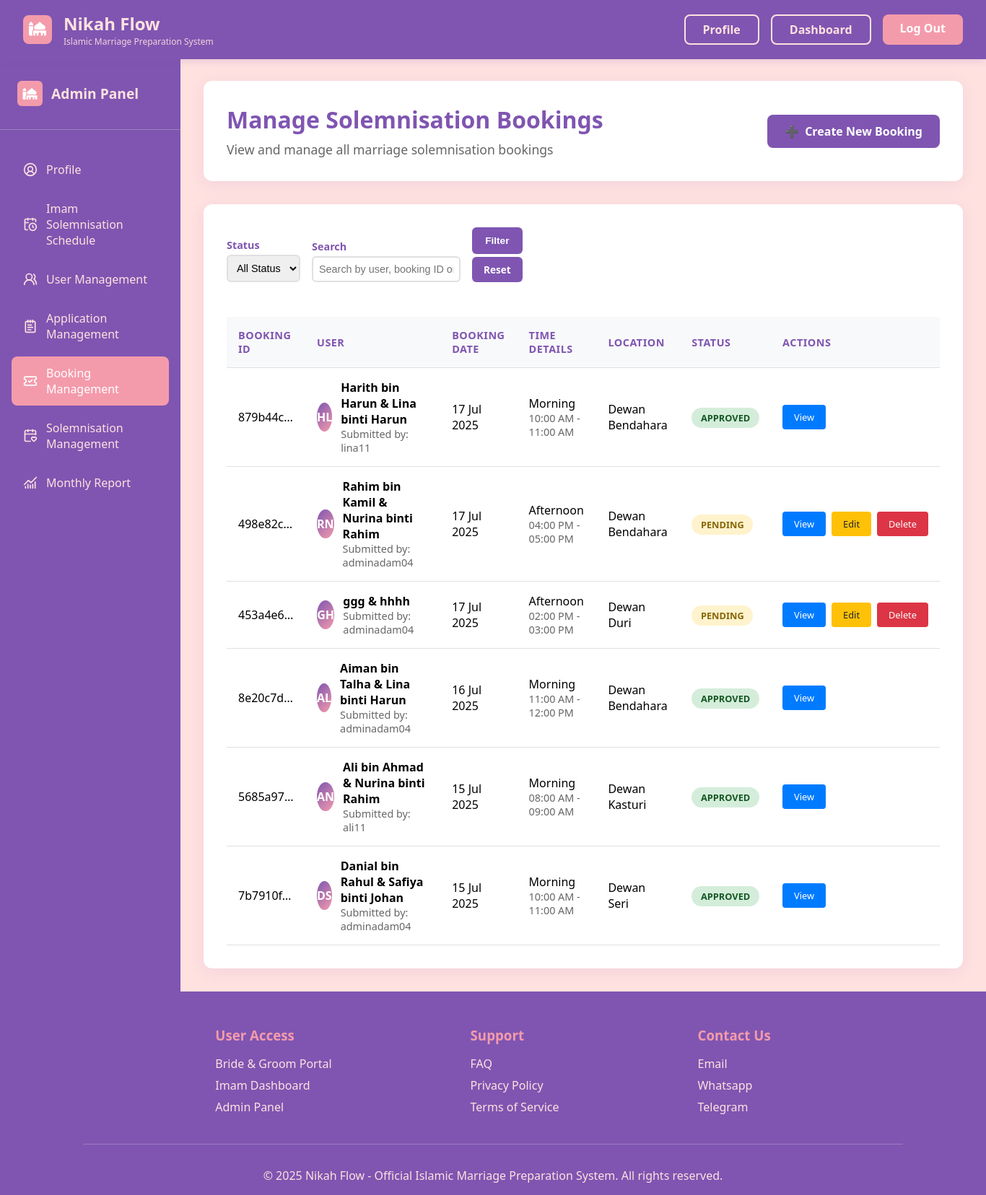
Screenshot of /homepage/admin/solemnnisation-booking/ (signed in) with the database file from the repository.
### NikahFlow/models.py (models this page shows, shortened)
class SolemnisationBooking(models.Model):
    user = models.ForeignKey(
        User,
        on_delete=models.CASCADE,
        related_name='bookings',
        null=True
    )
    groom_name = models.CharField(max_length=100, blank=True, null=True)
    bride_name = models.CharField(max_length=100, blank=True, null=True)
    booking_id = models.UUIDField(primary_key=True, default=uuid.uuid4, editable=False)
    created_at = models.DateTimeField(auto_now_add=True)
    updated_at = models.DateTimeField(auto_now=True)
    remarks = models.TextField(blank=True, null=True)
    status = models.CharField(max_length=20, default='PENDING', choices=[
        ('PENDING', 'Pending'),
        ('APPROVED', 'Approved'),
        ('REJECTED', 'Rejected'),
    ])
    booking_date = models.DateField()
    time_slot = models.CharField(max_length=20)
    start_time = models.TimeField()
    end_time = models.TimeField()
    location = models.CharField(max_length=255)
    notes = models.TextField(blank=True, null=True)

class User(models.Model):
    ROLE_CHOICES = [
        ('bridegroom', 'Bride/Groom'),
        ('imam', 'Assistant Registrar'),
        ('adminchairman', 'Admin Chairman'),
    ]
    id_number = models.CharField(max_length=14,unique=True)
    role = models.CharField(max_length=30, choices=ROLE_CHOICES)
    email = models.EmailField(unique=True)
    username = models.CharField(max_length=150, unique=True)
    fullname = models.CharField(max_length=150)
    phone_number = models.CharField(max_length=20)
    password = models.CharField(max_length=128)
    status = models.CharField(max_length=20, default='Active')
    created_at = models.DateTimeField(auto_now_add=True)
    userid = models.CharField(max_length=50, null=True, blank=True)
    remarks = models.CharField(max_length=100)

### NikahFlow/views.py (the view, shortened to what this page needs)
# urls.py: path('admin/solemnnisation-booking/', views.manage_bookings, name='booking_management'),
def manage_bookings(request):
    if not request.session.get('user_id') or request.session.get('user_role') != 'adminchairman':
        return redirect('signin')
    status_filter = request.GET.get('status', '')
    search_query = request.GET.get('search', '')
    bookings = SolemnisationBooking.objects.all().select_related('user').order_by('-updated_at')
    if status_filter:
        bookings = bookings.filter(status=status_filter)
    context = {
        'bookings': bookings,
        'status_filter': status_filter,
        'search_query': search_query,
    }
    return render(request, 'managebooking.html', context)

### NikahFlow/templates/managebooking.html (shortened to what this page needs)
<!DOCTYPE html>
<html lang="en">
<head>
    {% load static %}
    <link rel="stylesheet" href="{% static 'css/manage.css' %}">
    <link rel="stylesheet" href="https://cdnjs.cloudflare.com/ajax/libs/font-awesome/6.5.0/css/all.min.css">
</head>
<body>
    <header class="header">
        <nav class="nav-container">
            <div class="logo-section">
                <div class="logo-icon"><i class="fa-solid fa-mosque"></i></div>
                <div class="logo-text">
                    <div class="logo">Nikah Flow</div>
                    <div class="logo-subtitle">Islamic Marriage Preparation System</div>
                </div>
            </div>
            <div class="nav-buttons">
                <a href="{% url 'admin_account' %}" class="btn-login">Profile</a>
                <a href="{% url 'admin_account' %}" class="btn-login">Dashboard</a>
                <a href="{% url 'logout' %}" class="btn-signup">Log Out</a>
            </div>
        </nav>
    </header>
    <div class="main-container">
        <aside class="sidebar">
            <div class="sidebar-header">
                <div class="sidebar-logo">
                    <div class="sidebar-logo-icon"><i class="fa-solid fa-mosque"></i></div>
                    <div class="sidebar-logo-text">Admin Panel</div>
                </div>
            </div>
            <nav class="sidebar-nav">
                <ul>
                    <li>
                        <a href="{% url 'admin_account' %}" >
                            <span class="icon">
                                <i data-lucide="circle-user-round" class="w-4 h-4" stroke="currentColor"></i>
                            </span>
                            Profile
                        </a>
                    </li>
                    <li>
                        <a href="{% url 'view_approvedbooking' %}">
                            <span class="icon">
                                <i data-lucide="calendar-clock" class="w-4 h-4" stroke="currentColor"></i>
                            </span>
                            Imam Solemnisation Schedule
                        </a>
                    </li>
                    <li>
                        <a href="{% url 'user_management' %}">
                            <span class="icon">
                                <i data-lucide="users-round" class="w-4 h-4" stroke="currentColor"></i>
                            </span>
                            User Management
                        </a>
                    </li>
                    <li>
                        <a href="{% url 'application_management' %}">
                            <span class="icon">
                                <i data-lucide="notepad-text" class="w-4 h-4" stroke="currentColor"></i>
                            </span>
                            Application Management
                        </a>
                    </li>
                    <li>
                        <a href="{% url 'booking_management' %}" class="active">
                            <span class="icon">
                                <i data-lucide="ticket-check" class="w-4 h-4" stroke="currentColor"></i>
                            </span>
                            Booking Management
                        </a>
                    </li>
                    <li>
                        <a href="{% url 'solemnisation_management' %}">
                            <span class="icon">
                                <i data-lucide="calendar-heart" class="w-4 h-4" stroke="currentColor"></i>
                            </span>
                            Solemnisation Management
                        </a>
                    </li>
                    <li>
                        <a href="{% url 'monthly_report' %}">
                            <span class="icon">
                                <i data-lucide="chart-no-axes-combined" class="w-4 h-4" stroke="currentColor"></i>
                            </span>
                            Monthly Report
                        </a>
                    </li>
                </ul>
            </nav>
        </aside>
        <main class="main-content">
            <div class="content-header">
                <div class="content-header-text">
                    <h1>Manage Solemnisation Bookings</h1>
                    <p>View and manage all marriage solemnisation bookings</p>
                </div>
                <a href="{% url 'create_booking' %}" class="create-user-btn"><span>➕</span> Create New Booking</a>
            </div>
            <div class="dashboard-content">
                <form method="GET" class="filter-section">
                    <div class="filter-item">
                        <label for="status">Status</label>
                        <select name="status" id="status">
                            <option value="">All Status</option>
                        </select>
                    </div>
                    <div class="filter-item">
                        <label for="search">Search</label>
                        <input type="text" name="search" id="search" placeholder="Search by user, booking ID or location..." value="{{ search_query }}">
                    </div>
                    <div class="filter-item">
                        <button type="submit" class="filter-btn">Filter</button>
                        <a href="{% url 'booking_management' %}" class="filter-btn reset-btn">Reset</a>
                    </div>
                </form>
                <div class="user-table-container">
                    <table class="user-table">
                        <thead>
                            <tr>
                                <th>Booking ID</th>
                                <th>User</th>
                                <th>Booking Date</th>
                                <th>Time Details</th>
                                <th>Location</th>
                                <th>Status</th>
                                <th>Actions</th>
                            </tr>
                        </thead>
                        <tbody>
                            {% for booking in bookings %}
                            <tr>
                                <td>
                                    <div class="booking-id">
                                        {{ booking.booking_id|truncatechars:8 }}
                                    </div>
                                </td>
                                <td>
                                    <div style="display: flex; align-items: center; gap: 0.75rem;">
                                        <div class="user-avatar">
                                            {{ booking.groom_name|default:''|first|upper }}{{ booking.bride_name|default:''|first|upper }}
                                        </div>
                                        <div>
                                            <div class="couple-names" style="font-weight: 600;">
                                                {{ booking.groom_name|default:'-' }} & {{ booking.bride_name|default:'-' }}
                                            </div>
                                            <div style="font-size: 0.9rem; color: #666;">
                                                Submitted by: {{ booking.user.username }}
                                            </div>
                                        </div>
                                    </div>
                                </td>
                                <td>
                                    {{ booking.booking_date|date:"d M Y" }}
                                </td>
                                <td>
                                    <div style="font-weight: 500;">{{ booking.time_slot|capfirst }}</div>
                                    <div style="font-size: 0.9rem; color: #666;">
                                        {{ booking.start_time|time:"h:i A"}} - {{booking.end_time|time:"h:i A"}}
                                    </div>
                                </td>
                                <td>
                                    {{ booking.location|truncatechars:20 }}
                                </td>
                                <td>
                                    <span class="status-badge status-{{ booking.status|lower }}">
                                        {{ booking.get_status_display }}
                                    </span>
                                </td>
                                <td>
                                    <div class="action-buttons">
                                        <a href="{% url 'view_booking' booking.booking_id %}" class="btn-action btn-view">View</a>
                                        {% if booking.status == 'PENDING' %}
                                            <a href="{% url 'edit_booking' booking.booking_id %}" class="btn-action btn-edit">Edit</a>
                                            <a href="{% url 'delete_booking' booking.booking_id %}" class="btn-action btn-delete">Delete</a>
                                        {% endif %}
                                    </div>
                                </td>
                            </tr>
                            {% empty %}
                            <tr>
                                <td colspan="8" style="text-align: center; padding: 2rem; color: #666;">
                                    No bookings found matching your criteria.
                                </td>
                            </tr>
                            {% endfor %}
                        </tbody>
                    </table>
                </div>
            </div>
        </main>
    </div>
    <footer class="footer">
        <div class="container">
            <div class="footer-content">
                <div class="footer-section">
                    <h3>User Access</h3>
                    <ul>
                        <li><a href="#bride-groom">Bride & Groom Portal</a></li>
                        <li><a href="#imam">Imam Dashboard</a></li>
                        <li><a href="#admin">Admin Panel</a></li>
                    </ul>
                </div>
                <div class="footer-section">
                    <h3>Support</h3>
                    <ul>
                        <li><a href="#faq">FAQ</a></li>
                        <li><a href="#privacy">Privacy Policy</a></li>
                        <li><a href="#terms">Terms of Service</a></li>
                    </ul>
                </div>
                <div class="footer-section">
                    <h3>Contact Us</h3>
                    <ul>
                        <li><a href="#contact">Email</a></li>
                        <li><a href="#whatsapp">Whatsapp</a></li>
                        <li><a href="#telegram">Telegram</a></li>
                    </ul>
                </div>
            </div>
            <div class="footer-bottom">
                <p>&copy; 2025 Nikah Flow - Official Islamic Marriage Preparation System. All rights reserved.</p>
            </div>
        </div>
    </footer>
</body>
</html>

### rows the page displays
SolemnisationBooking: booking_id "879b44c…", groom_name|first "H", bride_name|first "L", groom_name "Harith bin Harun", bride_name "Lina binti Harun", user.username "lina11", booking_date "17 Jul 2025", time_slot "Morning", start_time "10:00 AM", end_time "11:00 AM", location "Dewan Bendahara", status "APPROVED"
SolemnisationBooking: booking_id "498e82c…", groom_name|first "R", bride_name|first "N", groom_name "Rahim bin Kamil", bride_name "Nurina binti Rahim", user.username "adminadam04", booking_date "17 Jul 2025", time_slot "Afternoon", start_time "04:00 PM", end_time "05:00 PM", location "Dewan Bendahara", status "PENDING", shows "Edit"
SolemnisationBooking: booking_id "453a4e6…", groom_name|first "G", bride_name|first "H", groom_name "ggg", bride_name "hhhh", user.username "adminadam04", booking_date "17 Jul 2025", time_slot "Afternoon", start_time "02:00 PM", end_time "03:00 PM", location "Dewan Duri", status "PENDING", shows "Edit"
SolemnisationBooking: booking_id "8e20c7d…", groom_name|first "A", bride_name|first "L", groom_name "Aiman bin Talha", bride_name "Lina binti Harun", user.username "adminadam04", booking_date "16 Jul 2025", time_slot "Morning", start_time "11:00 AM", end_time "12:00 PM", location "Dewan Bendahara", status "APPROVED"
SolemnisationBooking: booking_id "5685a97…", groom_name|first "A", bride_name|first "N", groom_name "Ali bin Ahmad", bride_name "Nurina binti Rahim", user.username "ali11", booking_date "15 Jul 2025", time_slot "Morning", start_time "08:00 AM", end_time "09:00 AM", location "Dewan Kasturi", status "APPROVED"
SolemnisationBooking: booking_id "7b7910f…", groom_name|first "D", bride_name|first "S", groom_name "Danial bin Rahul", bride_name "Safiya binti Johan", user.username "adminadam04", booking_date "15 Jul 2025", time_slot "Morning", start_time "10:00 AM", end_time "11:00 AM", location "Dewan Seri", status "APPROVED"
